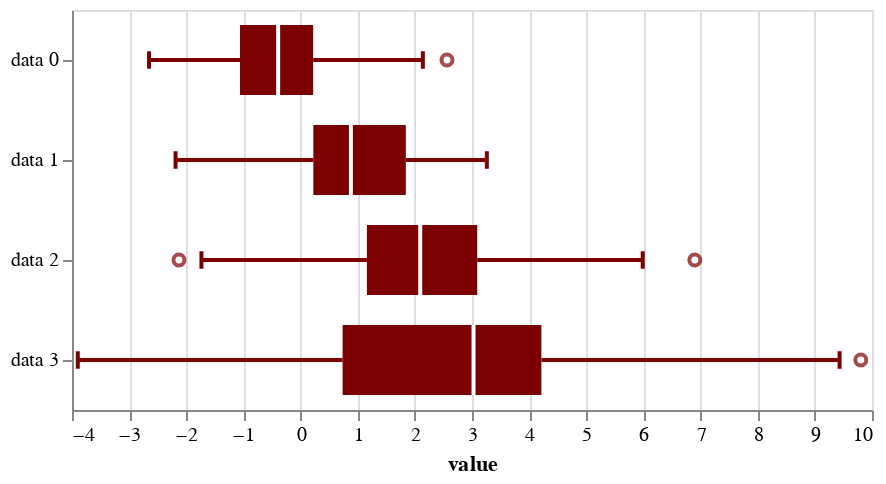

Write notebook code for a chart like this one.
### Markdown cell above
We can independently specify properties of the box and whisker marks using the `box_mark` and `whisker_mark` kwargs. For example, say we wanted our colors to be [Betancourt red](https://betanalpha.github.io/assets/case_studies/principled_bayesian_workflow.html#step_four:_build_a_generative_model19).

### Code cell
altcat.catplot(df,
               mark=dict(type='point', color='#7C0000'),
               box_mark=dict(color='#7C0000'),
               whisker_mark=dict(strokeWidth=2, color='#7C0000'),
               encoding=dict(x='value:Q',
                             y=alt.Y('variable:N', title=None)),
               transform='box')

### Figure 1 — Vega-Lite specification as saved in the notebook (floating-point values rounded to 4 significant figures)
{"$schema": "https://vega.github.io/schema/vega-lite/v2.6.0.json", "config": {"view": {"height": 300, "width": 400}}, "datasets": {"data-43c38ad97d28617a9024c31811770ca8": [{"bottom": -1.06, "bottom_whisker": -2.652, "middle": -0.3926, "top": 0.2202, "top_whisker": 2.14, "variable": "data 0"}, {"bottom": 0.2235, "bottom_whisker": -2.188, "middle": 0.8808, "top": 1.842, "top_whisker": 3.26, "variable": "data 1"}, {"bottom": 1.161, "bottom_whisker": -1.735, "middle": 2.094, "top": 3.092, "top_whisker": 5.988, "variable": "data 2"}, {"bottom": 0.7355, "bottom_whisker": -3.899, "middle": 3.027, "top": 4.214, "top_whisker": 9.433, "variable": "data 3"}], "data-adb738335b0574ca93328bab4de7596d": [{"value": 2.562, "variable": "data 0"}, {"value": -2.128, "variable": "data 2"}, {"value": 6.899, "variable": "data 2"}, {"value": 9.804, "variable": "data 3"}]}, "layer": [{"data": {"name": "data-43c38ad97d28617a9024c31811770ca8"}, "encoding": {"x": {"field": "bottom_whisker", "title": "value", "type": "quantitative"}, "x2": {"field": "bottom", "type": "quantitative"}, "y": {"field": "variable", "scale": {}, "title": null, "type": "nominal"}}, "height": 200, "mark": {"color": "#7C0000", "opacity": 1, "strokeWidth": 2, "type": "rule"}, "width": 400}, {"data": {"name": "data-43c38ad97d28617a9024c31811770ca8"}, "encoding": {"x": {"field": "top", "title": "value", "type": "quantitative"}, "x2": {"field": "top_whisker", "type": "quantitative"}, "y": {"field": "variable", "scale": {}, "title": null, "type": "nominal"}}, "height": 200, "mark": {"color": "#7C0000", "opacity": 1, "strokeWidth": 2, "type": "rule"}, "width": 400}, {"data": {"name": "data-43c38ad97d28617a9024c31811770ca8"}, "encoding": {"x": {"field": "bottom", "title": "value", "type": "quantitative"}, "x2": {"field": "top", "type": "quantitative"}, "y": {"field": "variable", "scale": {}, "title": null, "type": "nominal"}}, "height": 200, "mark": {"color": "#7C0000", "size": 35, "type": "bar"}, "width": 400}, {"data": {"name": "data-43c38ad97d28617a9024c31811770ca8"}, "encoding": {"x": {"field": "middle", "title": "value", "type": "quantitative"}, "y": {"field": "variable", "scale": {}, "title": null, "type": "nominal"}}, "height": 200, "mark": {"color": "white", "opacity": 1, "size": 35, "thickness": 2, "type": "tick"}, "width": 400}, {"data": {"name": "data-adb738335b0574ca93328bab4de7596d"}, "encoding": {"x": {"field": "value", "title": "value", "type": "quantitative"}, "y": {"field": "variable", "scale": {}, "title": null, "type": "nominal"}}, "height": 200, "mark": {"color": "#7C0000", "type": "point"}, "width": 400}, {"data": {"name": "data-43c38ad97d28617a9024c31811770ca8"}, "encoding": {"x": {"field": "bottom_whisker", "title": "value", "type": "quantitative"}, "y": {"field": "variable", "scale": {}, "title": null, "type": "nominal"}}, "height": 200, "mark": {"color": "#7C0000", "opacity": 1, "size": 8.75, "thickness": 2, "type": "tick"}, "width": 400}, {"data": {"name": "data-43c38ad97d28617a9024c31811770ca8"}, "encoding": {"x": {"field": "top_whisker", "title": "value", "type": "quantitative"}, "y": {"field": "variable", "scale": {}, "title": null, "type": "nominal"}}, "height": 200, "mark": {"color": "#7C0000", "opacity": 1, "size": 8.75, "thickness": 2, "type": "tick"}, "width": 400}]}
